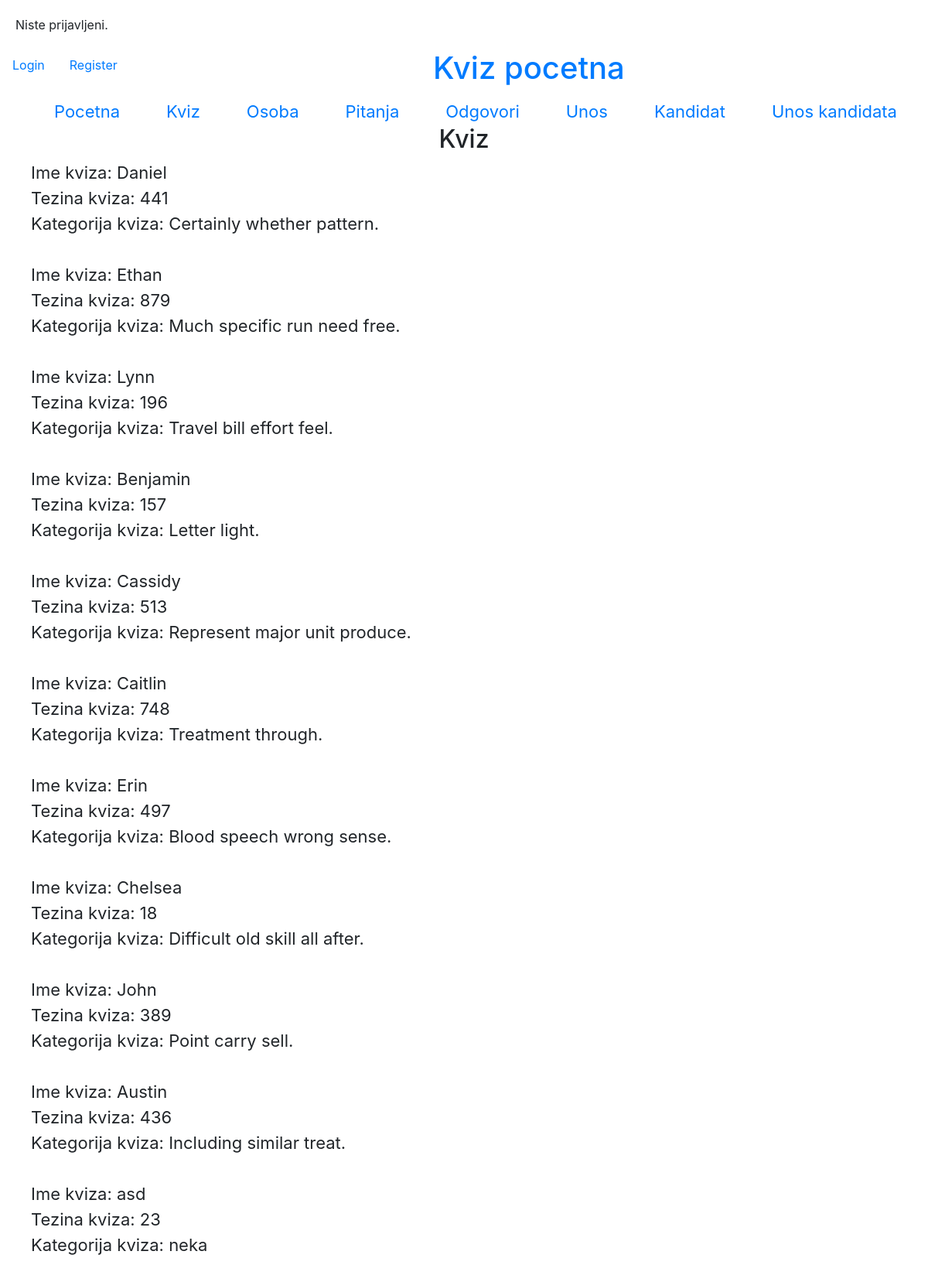
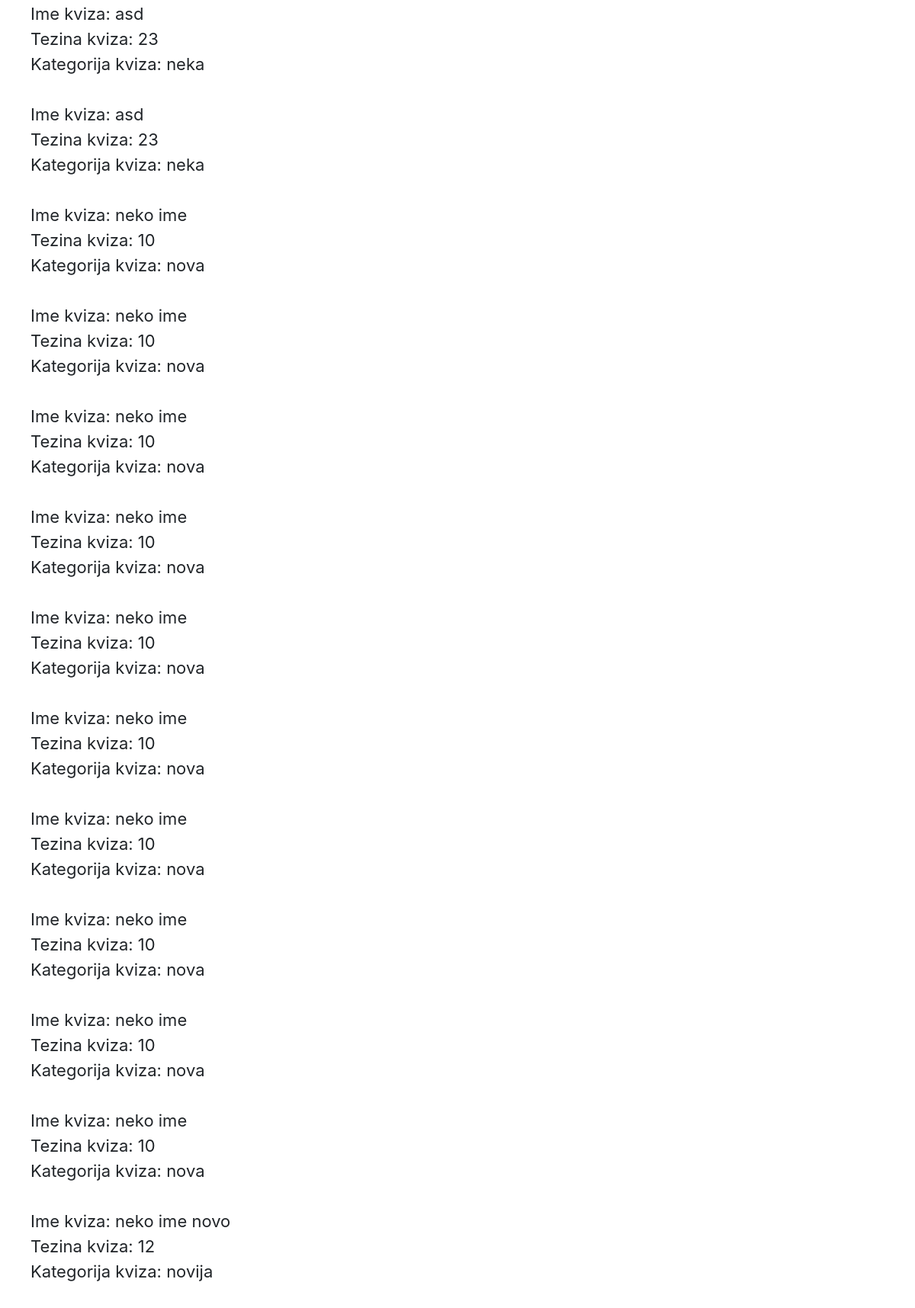
The page /kviz/ (upper part) on the database its author committed (2 pictures, top to bottom).
### main/models.py (models this page shows, shortened)
class Kviz(models.Model):
    imeKviza = models.CharField(max_length=100)
    tezina = models.IntegerField(default=0)
    kategorija = models.CharField(max_length=50)

### main/views.py (the view)
# urls.py: path('kviz/', KvizList.as_view(),name='kviz'),
class KvizList(ListView):
    model = Kviz

### main/templates/main/kviz_list.html
{% extends "index.html" %}
{% block content %}
    <h2>Kviz</h2>
    <ul style="display: grid;">
        {% for kviz in object_list %}
            <li>
                Ime kviza: {{ kviz.imeKviza }}<br>
                Tezina kviza: {{ kviz.tezina }}<br>
                Kategorija kviza: {{ kviz.kategorija }}
                <br><br>
            </li>
        {% endfor %}
    </ul>
{% endblock %}

### main/static/style.css (style rules this page uses)
h2 { text-align: center; }
li { list-style-type: none; float: left; margin-top: 0px; font-size: 22px; padding: 0px; }

### rows shown on the page
Kviz: imeKviza "Daniel", tezina "441", kategorija "Certainly whether pattern."
Kviz: imeKviza "Ethan", tezina "879", kategorija "Much specific run need free."
Kviz: imeKviza "Lynn", tezina "196", kategorija "Travel bill effort feel."
Kviz: imeKviza "Benjamin", tezina "157", kategorija "Letter light."
Kviz: imeKviza "Cassidy", tezina "513", kategorija "Represent major unit produce."
Kviz: imeKviza "Caitlin", tezina "748", kategorija "Treatment through."
Kviz: imeKviza "Erin", tezina "497", kategorija "Blood speech wrong sense."
Kviz: imeKviza "Chelsea", tezina "18", kategorija "Difficult old skill all after."
Kviz: imeKviza "John", tezina "389", kategorija "Point carry sell."
Kviz: imeKviza "Austin", tezina "436", kategorija "Including similar treat."
Kviz: imeKviza "asd", tezina "23", kategorija "neka"
Kviz: imeKviza "asd", tezina "23", kategorija "neka"
Kviz: imeKviza "asd", tezina "23", kategorija "neka"
Kviz: imeKviza "neko ime", tezina "10", kategorija "nova"
Kviz: imeKviza "neko ime", tezina "10", kategorija "nova"
Kviz: imeKviza "neko ime", tezina "10", kategorija "nova"
Kviz: imeKviza "neko ime", tezina "10", kategorija "nova"
Kviz: imeKviza "neko ime", tezina "10", kategorija "nova"
Kviz: imeKviza "neko ime", tezina "10", kategorija "nova"
Kviz: imeKviza "neko ime", tezina "10", kategorija "nova"
Kviz: imeKviza "neko ime", tezina "10", kategorija "nova"
Kviz: imeKviza "neko ime", tezina "10", kategorija "nova"
Kviz: imeKviza "neko ime", tezina "10", kategorija "nova"
Kviz: imeKviza "neko ime novo", tezina "12", kategorija "novija"
